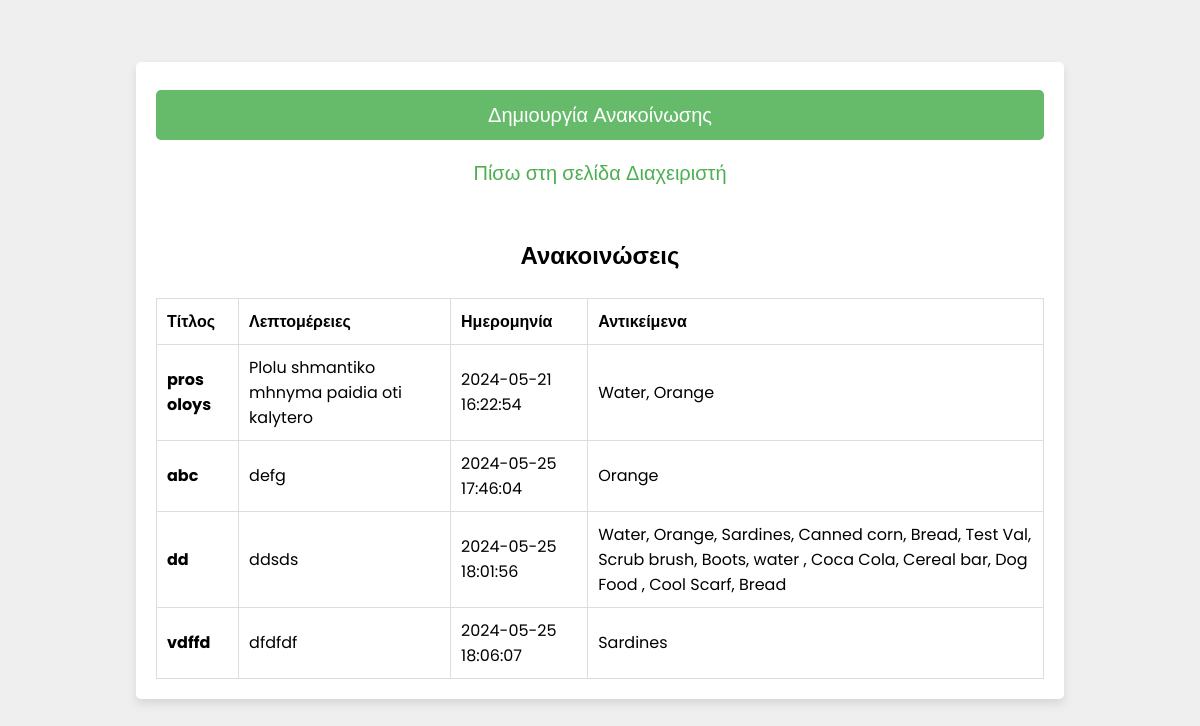
Page /announcements.php (signed in) on the earlier database version.
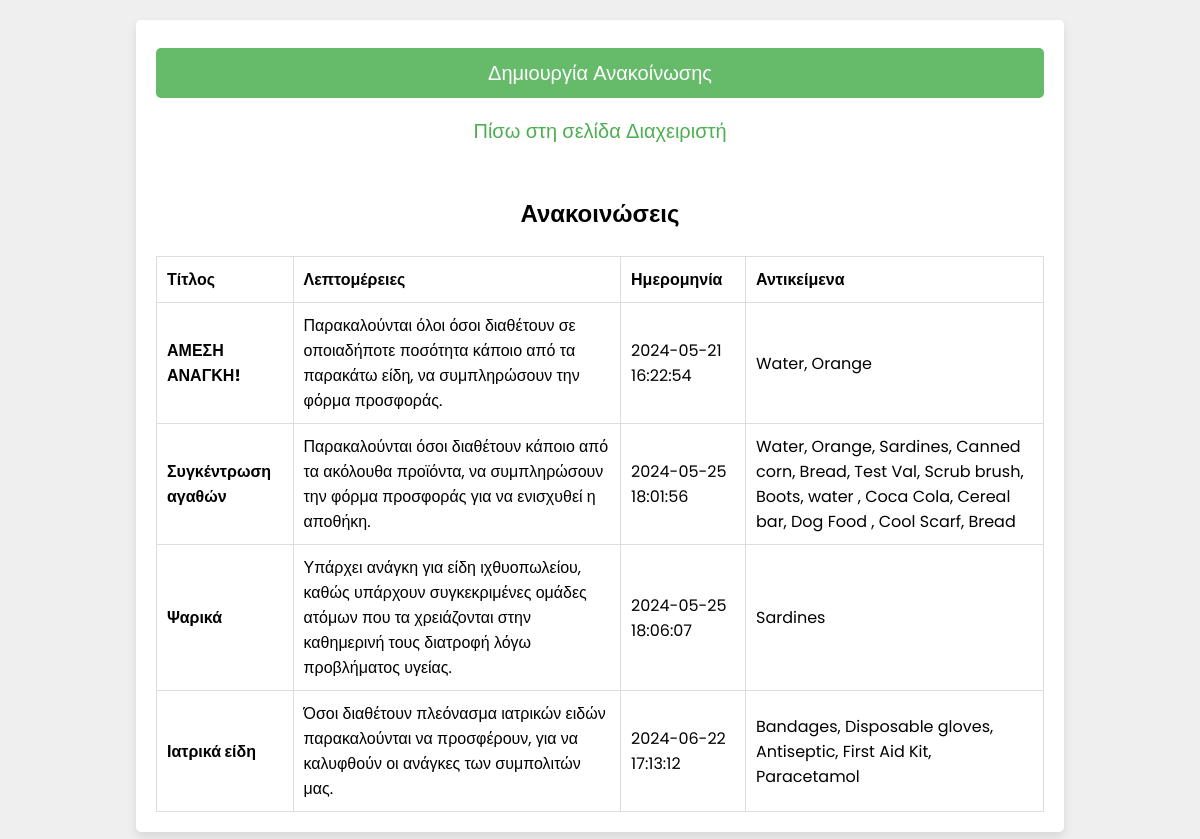
Same page on the later database version.
### tables this page shows
CREATE TABLE `announcements` (
  `id` int(255) NOT NULL,
  `title` varchar(255) NOT NULL,
  `details` text NOT NULL,
  `date` datetime NOT NULL,
  `item_ids` varchar(255) NOT NULL
);

### announcements.php (the view, shortened to what this page needs)
<?php
@include 'config.php';
$items = [];
$item_result = $conn->query("SELECT id, name FROM items");
while ($item_row = $item_result->fetch_assoc()) {
    $items[$item_row['id']] = $item_row['name'];
}
?>
<!DOCTYPE html>
<html lang="el">
<head>
    <link rel="stylesheet" href="css/style.css">
</head>
<body>
    <div class="form-container">
        <form id="initialize_form" action="" method="post">
            <input type="button" id="j_button" class="form-btn" onclick="window.location.href = 'create_announcement.php'" value="Δημιουργία Ανακοίνωσης"><br>
            <p><a href="admin_page.php">Πίσω στη σελίδα Διαχειριστή</a></p>
            <br><br>
            <h2>Ανακοινώσεις</h2><br>
            <table class="table" id="announcementsTable">
                <thead>
                    <tr>
                        <th scope="col">Τίτλος</th>
                        <th scope="col">Λεπτομέρειες</th>
                        <th scope="col">Ημερομηνία</th>
                        <th scope="col">Αντικείμενα</th>
                    </tr>
                </thead>
                <tbody>
                    <?php
                    $result = $conn->query("SELECT * FROM announcements");
                    if ($result->num_rows > 0) {
                        while ($row = $result->fetch_assoc()) {
                            $item_ids = explode(',', $row['item_ids']);
                            $item_names = array_map(function($id) use ($items) {
                                return $items[$id];
                            }, $item_ids);
                            $item_names_str = implode(', ', $item_names);
                            echo '<tr>
                                <th scope="row">'.$row['title'].'</th>
                                <td>'.$row['details'].'</td>
                                <td>'.$row['date'].'</td>
                                <td>'.$item_names_str.'</td>
                            </tr>';
                        }
                    } else {
                        echo "<tr><td colspan='4'>No announcements found</td></tr>";
                    }
                    ?>
                </tbody>
            </table>
        </form>
    </div>
</body>
</html>

Differences in the rows shown:
removed announcements: title "abc", details "defg", date "2024-05-25 17:46:04", item_ids "Orange"
changed announcements "Water, Orange": title "pros oloys" → "ΑΜΕΣΗ ΑΝΑΓΚΗ!"; details "Plolu shmantiko mhnyma paidia oti kalytero" → "Παρακαλούνται όλοι όσοι διαθέτουν σε οποιαδήποτε ποσότητα κάποιο από τα παρακάτω είδη, να συμπληρώσουν την φόρμα προσφοράς."
changed announcements: title "dd" → "Συγκέντρωση αγαθών"; details "ddsds" → "Παρακαλούνται όσοι διαθέτουν κάποιο από τα ακόλουθα προϊόντα, να συμπληρώσουν την φόρμα προσφοράς για να ενισχυθεί η αποθήκη."
changed announcements "Sardines": title "vdffd" → "Ψαρικά"; details "dfdfdf" → "Υπάρχει ανάγκη για είδη ιχθυοπωλείου, καθώς υπάρχουν συγκεκριμένες ομάδες ατόμων που τα χρειάζονται στην καθημερινή τους διατροφή λόγω προβλήματος υγείας."
added announcements: title "Ιατρικά είδη", details "Όσοι διαθέτουν πλεόνασμα ιατρικών ειδών παρακαλούνται να προσφέρουν, για να καλυφθούν οι ανάγκες των συμπολιτών μας.", date "2024-06-22 17:13:12", item_ids "Bandages, Disposable gloves, Antiseptic, First Aid Kit, Paracetamol"
